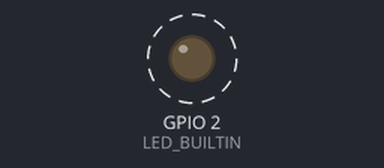
This sketch was run on a simulated ESP8266 (NodeMCU). On the bench: output pins drawn as LEDs (lit = HIGH, except the on-board LED, lit = LOW). Dashed ring = blinking. WiFi joins after 1.5 s; servers stay silent unless stated; EEPROM starts erased; what the sketch prints to the serial monitor is not drawn.

Above: at 0.2 s.
Timing chart, 0 to 3.0 s (numbered marks = the images above):
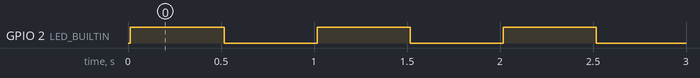

The sketch:

EspLoopback.ino
```cpp
#include <ESP8266WiFi.h>

#include <EEPROM.h>

WiFiServer server(1234);
WiFiServer configuration(1235);

#define DEBUG true

// in flash (library EEPROM... whatever) we need:
// 64 char for password (default no password)
// 32 char for SSID (default: ESP)
// 4 byte for ip (default 192.168.0.123)
// 4 byte for netmask (defautl 255.255.255.0)
// 4 byte for gateway (default 192.168.0.1)
// 4 byte for baudrate (defult 921600)
// 2 byte for EEPROM data version, also used as eeprom validity (actual version: 1)
// 1 byte for connection timeout (default 10s, 0 to disable. Time to switch back to AP mode if no connection as Client succed)
// 1 byte flag option. Byte 0: AP/Client, Byte 2: static/DHCP


struct memory_s{
  uint8_t password[64];
  uint8_t ssid[32];
  uint32_t ip;
  uint32_t netmask;
  uint32_t gateway;
  uint32_t baudrate;
  uint16_t version;
  uint8_t timeout_connect_seconds;
  struct{
    uint8_t is_client:1;
    uint8_t is_dhcp:1;
  };
};

union eeprom_u{
  uint8_t raw_byte[sizeof(struct memory_s)];
  struct memory_s preferences;
} eeprom;

void writeEEPROM(uint8_t size, uint8_t* data){
  EEPROM.begin( size );

  for (uint8_t i; i < size; i++){
    EEPROM.write(i, data[i]);
  }
  EEPROM.end();
}

void resetPreferences(){
  //data on eeprom is invalid. set default values ans save it
  eeprom.preferences.ssid[0] = 'E';
  eeprom.preferences.ssid[1] = 'S';
  eeprom.preferences.ssid[2] = 'P';
  eeprom.preferences.ssid[3] = '\0';

  eeprom.preferences.password[0] = '\0';

  eeprom.preferences.ip = 192 << 24 | 168 << 16 | 0 << 8 | 123;

  eeprom.preferences.netmask = 255 << 24 | 255 << 16 | 255 << 8 | 0;

  eeprom.preferences.gateway = 192 << 24 | 168 << 16 | 0 << 8 | 1;

  eeprom.preferences.baudrate = 115200;

  eeprom.preferences.version = 1;

  eeprom.preferences.timeout_connect_seconds = 10;

  eeprom.preferences.is_client = 0;
  eeprom.preferences.is_dhcp = 0;
}

bool validatePreferences(struct memory_s *p){
  bool ok = true;
  switch (p->version){
    case 1:
      //ok
      break;
    default:
      ok = false;
  }

  return false;
}

void readPreferences(){
  static uint8_t size = sizeof(eeprom.preferences);
  EEPROM.begin( size );

  for (uint8_t i; i < size; i++){
    eeprom.raw_byte[i] = EEPROM.read(i);
  }
  EEPROM.end();

  if ( !validatePreferences( &(eeprom.preferences) ) ){
    resetPreferences();
    writeEEPROM(size, eeprom.raw_byte);
  }
}

void tryConnect(bool is_client){
  char ssid[33], password[65];

  for (uint8_t i = 0; i < 32; i++){
    ssid[i] = eeprom.preferences.ssid[i];
    if (eeprom.preferences.ssid[i] == '/0');
  }
  ssid[32] = '\0'; //be sure there is an end of string

  for (uint8_t i = 0; i < 64; i++){
    ssid[i] = eeprom.preferences.password[i];
  }
  password[64] = '\0'; //be sure there is an end of string

  if (is_client){
    if (DEBUG) Serial.printf("CONNECTING AS CLIENT TO %s %s\n", ssid, password);
    WiFi.begin(ssid, password);
  }else{
    if (DEBUG) Serial.printf("CONNECTING AS AP %s %s\n", ssid, password);
    WiFi.softAP(ssid, password);
  }

  if (DEBUG) Serial.println("CONNECTING");

  //eventully set static IP
  if (! (eeprom.preferences.is_dhcp && is_client) ){
    if (DEBUG) Serial.println("CONFIG NOT DHCP OR AP");
    WiFi.config( IPAddress(eeprom.preferences.ip), IPAddress(eeprom.preferences.netmask), IPAddress(eeprom.preferences.gateway) );
  }

  bool status = true;
  uint64_t endTimeout = millis() + eeprom.preferences.timeout_connect_seconds * 1000UL;
  while (WiFi.status() != WL_CONNECTED && (eeprom.preferences.timeout_connect_seconds == 0 || millis() < endTimeout) ){
    if (DEBUG) Serial.println("CONNECTING...");
    delay(500);
    digitalWrite(LED_BUILTIN, !status);
    status = !status;
  }

  if (DEBUG) (WiFi.status() == WL_CONNECTED)? Serial.println("CONNECTED"):Serial.println("NOT CONNECTED");
}

void setup()
{

  if (DEBUG) Serial.println("START");

  readPreferences();
  if (DEBUG) resetPreferences();

  if (DEBUG) Serial.println("setting RX buffer");
  Serial.setRxBufferSize(1024);
  if (DEBUG) Serial.printf("setting baudrate to %d\n", eeprom.preferences.baudrate);
  Serial.begin(eeprom.preferences.baudrate, SERIAL_8E1);

  pinMode(LED_BUILTIN, OUTPUT);
  digitalWrite(LED_BUILTIN, !LOW);

  if (eeprom.preferences.is_client){
    tryConnect(1);
    if (WiFi.status() != WL_CONNECTED){
      resetPreferences();
    }
  }

  if (WiFi.status() != WL_CONNECTED){
    tryConnect(0);
  }

  while (WiFi.status() != WL_CONNECTED){
    if (DEBUG) Serial.println("Not even AP is connected!");
    delay(500);
  }

  //start server
  server.begin();
  configuration.begin();
  digitalWrite(LED_BUILTIN, !HIGH);
  if (DEBUG) Serial.println("Server started");
}


void loop(){

  WiFiClient client = server.available();

  if (client){
    digitalWrite(LED_BUILTIN, !LOW);

    //flush all the buffer
    while(Serial.available()){
      Serial.read();
    }

    while (client.connected()){

      while ( client.available() )
      {
        Serial.write( client.read() );
      }

      while ( Serial.available() )
      {
        client.write( Serial.read() );
      }
    }
    digitalWrite(LED_BUILTIN, !HIGH);
  }

  //look if we have configuration connection
  client = configuration.available();
  if (client){
    while (client.connected()){
      static uint8_t size = sizeof(eeprom.preferences);
      if ( client.read() == 'R' ){
        //write preferences to client
        for (uint8_t i; i < size; i++){
          client.write( eeprom.raw_byte[i] );
        }
      }
      if ( client.read() == 'W' ){
        //read preferences from client
        union eeprom_u tmp;
        for (uint8_t i; i < size; i++){
          eeprom.raw_byte[i] = client.write( tmp.raw_byte[i] );
        }

        if ( validatePreferences( &(tmp.preferences) ) ){
          writeEEPROM(size, tmp.raw_byte);
          readPreferences();
        }
      }
    }
  }
}
```

Measured:
- by itself, GPIO 2 (LED_BUILTIN): alternates HIGH for 0.50 s and LOW for 0.50 s, 21 changes in all, then stays HIGH
